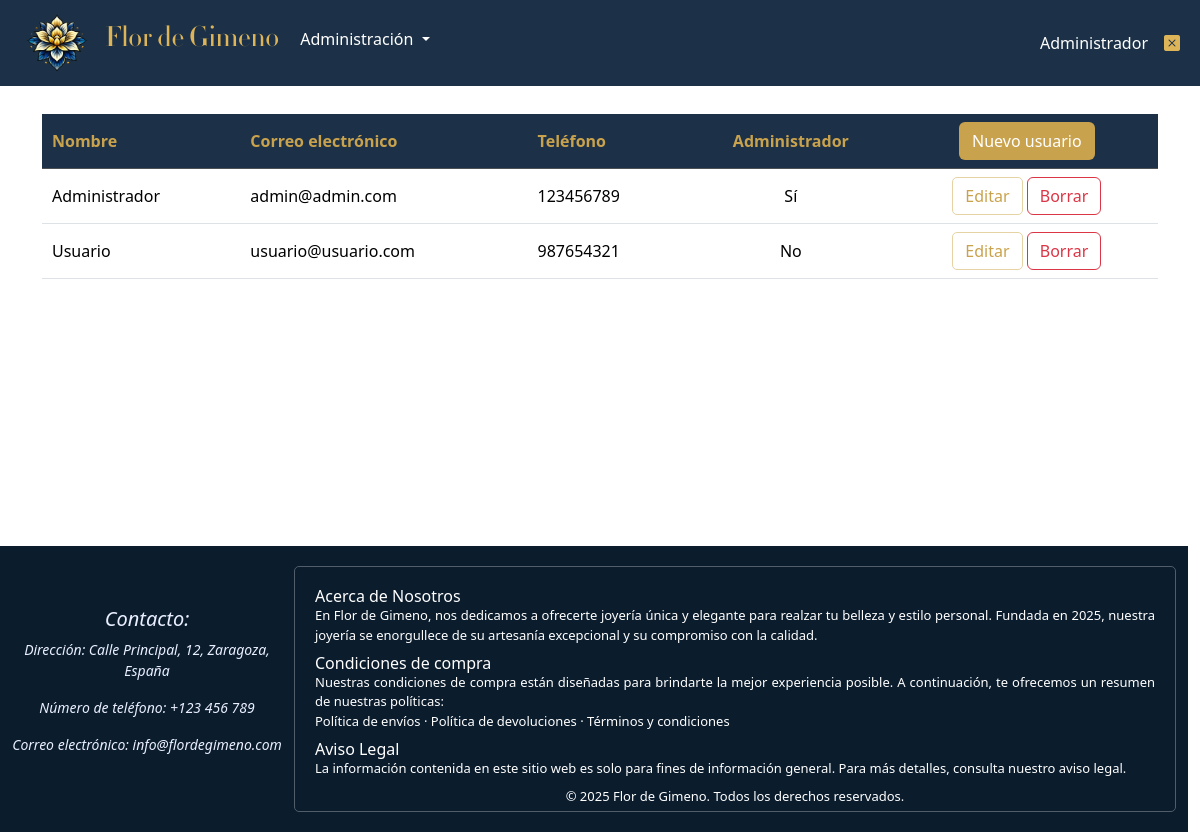
The app's page /listadoUsuarios.php (signed in) with its own data.
### tables this page shows
CREATE TABLE usuarios (
    idUsuario INT AUTO_INCREMENT PRIMARY KEY,
    nombre VARCHAR(150) NOT NULL,
    email VARCHAR(150) UNIQUE NOT NULL,
    pwd VARCHAR(255) NOT NULL,
    telefono INT NOT NULL,
    admin BIT(1) DEFAULT 0
);

### error.php (called while the page is built, shortened)
<?php
if (isset($_SESSION['usuario'])) {
    $usuario = $_SESSION['usuario'];
}
else {
    header('Location: login.php');
    die();
}

### modelos/usuario.php (called while the page is built, shortened)
<?php
class Usuario {
    public static function listado($pag) {
        $tamPagina = TAM_PAGINA2;
        $offset = ($pag-1) * $tamPagina;
        $bd = abrirBD();
        $st = $bd->prepare("SELECT u.* FROM usuarios u LIMIT ?,?;");
        $st->bind_param("ii", $offset,$tamPagina);
        $ok = $st->execute();
        $res = $st->get_result();
        $usuarios = [];
        while ($usuario = $res->fetch_assoc()) {
            $usuarios[] = $usuario;
        }
        return $usuarios;
    }
}

### lib/funciones.php (called while the page is built, shortened)
<?php
function e($s){
    return htmlspecialchars($s, ENT_QUOTES);
}

### listadoUsuarios.php (the view, shortened to what this page needs)
<?php
require_once __DIR__.'/modelos/usuario.php';
require_once __DIR__.'/lib/funciones.php';
if (isset($_SESSION['usuario'])) {
    $usuario = $_SESSION['usuario'];
}
else {
    header('Location: login.php');
    die();
}
$menu = "administracion";
if($usuario->admin == 1) {
    $esAdmin = true;
}
else {
    $esAdmin = false;
}
if (isset($_GET['pag'])) {
    $pag = $_GET['pag'];
} else {
    $pag = 1;
}
$usuarios = Usuario::listado($pag);
include __DIR__.'/error.php';
include __DIR__.'/include/cabecera.php';
include __DIR__.'/include/menu.php';
?>
<?php if (!empty($usuarios)) : ?>
    <div class="table-responsive">
        <table class="table table-hover mt-4">
            <thead class="table-dark">
                <tr>
                    <th style="padding-left: 10px;">Nombre</th>
                    <th>Correo electrónico</th>
                    <th>Teléfono</th>
                    <th class="text-center">Administrador</th>
                    <th class="text-center">
                        <a href="formUsuarios.php" type="button" class="btn btn-ok">
                            Nuevo usuario
                        </a>
                    </th>
                </tr>
            </thead>
            <tbody>
                <?php foreach ($usuarios as $usuario) : ?>
                    <tr id="fila<?= e($usuario['idUsuario'])?>">
                        <td style="padding-left: 10px;"><?= e($usuario['nombre'])?></td>
                        <td><?= e($usuario['email'])?></td>
                        <td><?= e($usuario['telefono'])?></td>
                        <td class="text-center">
                            <?php if($usuario['admin']==0) : ?>
                                <p class="m-0">No</p>
                            <?php else:?>
                                <p class="m-0">Sí</p>
                            <?php endif;?>
                        </td>
                        <td class="text-center">
                            <a href="formUsuarios.php?id=<?= e($usuario['idUsuario'])?>&pag=<?=$pag?>" type="button" class="btn btnEditar">
                                Editar
                            </a>
                            <button type="button" class="btn btn-outline-danger"
                            data-bs-toggle="modal" data-bs-target="#modal<?= e($usuario['idUsuario'])?>">
                                Borrar
                            </button>
                        </td>
                    </tr>
                <?php endforeach; ?>
            </tbody>
        </table>
    </div>
<?php endif; ?>
<?php include __DIR__.'/include/scripts.php';?>
<?php include __DIR__.'/include/pie.php';?>

### include/menu.php (shortened to what this page needs)
<nav class="navbar navbar-expand-md fixed-top" style="background-color: #1c3147;">
    <div class="container-fluid">
        <a class="navbar-brand" href="index.php" id="logo">
            <img src="fotos/logo.png" style="height: 90px; width:90px;"/>
        </a>
        <div class="collapse navbar-collapse" id="menu">
            <ul class="navbar-nav">
                <li class="nav-item">
                    <a class="nav-link <?php if ($menu == 'inicio') echo 'active';?>" href="index.php" id="menuInicio" style="color: #DEB459; font-family: Flor;">
                        <h3>Flor de Gimeno</h3>
                    </a>
                </li>
                <?php if ($esAdmin==true): ?>
                    <li class="nav-item dropdown">
                        <a href="#" class="nav-link dropdown-toggle <?php if ($menu == 'administracion') echo 'active';?>" data-bs-toggle="dropdown" style="color: #FFFFFF;">
                            Administración
                        </a>
                    </li>
                <?php endif; ?>
            </ul>
            <ul class="navbar-nav ms-auto">
                <li class="navbar-item">
                    <a class="nav-link <?php if ($menu == 'usuario') echo 'active';?>" href="formMiCuenta.php" style="color: #FFFFFF;" title="Mi Cuenta">
                        <?= $usuario->nombre ?>
                    </a>
                </li>
                <li class="nav-item">
                    <a class="nav-link" href="logout.php">
                        <i class="bi bi-x-square-fill" style="color: #DEB459;" title="Cerrar sesión"></i>
                    </a>
                </li>
            </ul>
        </div>
    </div>
</nav>

### css/estilos.css (style rules this page uses)
body { padding-top: 90px; background-color: #FFFFFF; color: #1F2933; }
#logo { margin-top: -15px; margin-bottom: -15px; margin-right: -10px; }
#menuInicio { margin: -5px; margin-left: 5px; margin-right: 5px; }
.btnEditar { color: #C9A24D; border: 1px solid #E6D3A3; border-radius: 5px; transition: background-color 0.3s, color 0.3s; }
.table-dark th { background-color: #1c3147; color: #C9A24D; }
.btn-ok { background-color: #C9A24D; color: white; }

### listadoUsuarios.php (style rules this page uses)
td, th { align-content: center; }

### records on screen
usuarios: nombre "Administrador", email "admin@admin.com", telefono "123456789", admin "Sí"
usuarios: nombre "Usuario", email "usuario@usuario.com", telefono "987654321", admin "No"
